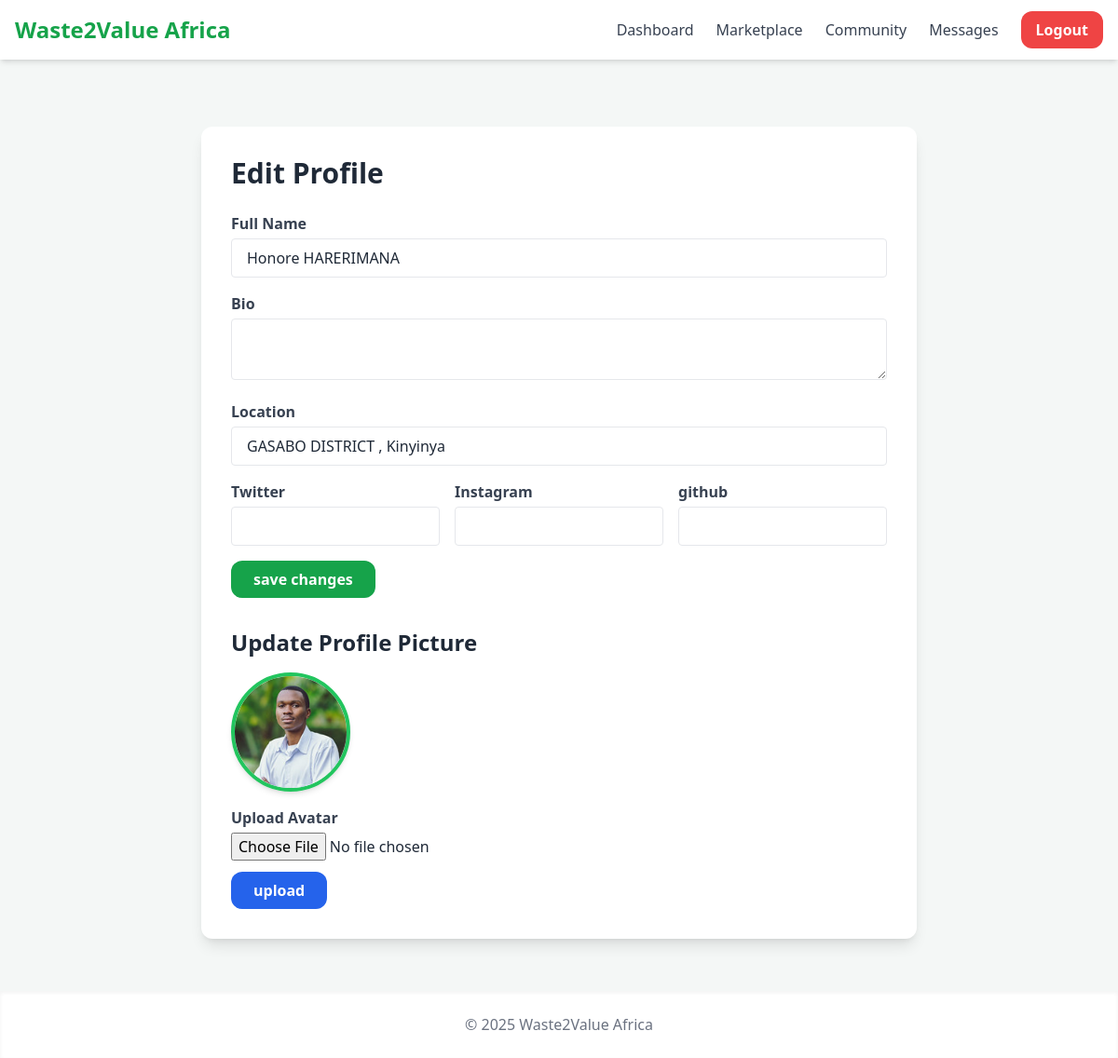
/profile/edit (signed in), run on the app's committed database.
### models.py (models this page shows, shortened)
class TimestampMixin:
    created_at = db.Column(db.DateTime, default=datetime.utcnow, index=True)
    updated_at = db.Column(db.DateTime, default=datetime.utcnow, onupdate=datetime.utcnow)

class SoftDeleteMixin:
    is_deleted = db.Column(db.Boolean, default=False, index=True)

class User(db.Model, UserMixin, TimestampMixin, SoftDeleteMixin):
    __tablename__ = "users"
    id = db.Column(db.Integer, primary_key=True)
    username = db.Column(db.String(80), nullable=False, unique=True, index=True)
    email = db.Column(db.String(255), nullable=False, unique=True, index=True)
    _password = db.Column("password", db.String(255), nullable=False)
    role = db.Column(db.Enum(RoleEnum), nullable=False, default=RoleEnum.consumer, index=True)
    is_verified = db.Column(db.Boolean, default=False, index=True)
    full_name = db.Column(db.String(120), nullable=True)
    bio = db.Column(db.Text, nullable=True)
    location = db.Column(db.String(150), nullable=True, index=True)
    avatar_url = db.Column(db.String(512), nullable=True, default="/static/images/default-avatar.png")
    twitter = db.Column(db.String(255), nullable=True)
    instagram = db.Column(db.String(255), nullable=True)
    github = db.Column(db.String(255), nullable=True)
    last_seen = db.Column(db.DateTime, default=datetime.utcnow)
    avatar_url_filename = db.Column(db.String(255), nullable=True)
    updated_at = db.Column(db.DateTime, nullable=True)
    listings = db.relationship(
        "Listing",
        back_populates="owner",
        lazy="dynamic",
        cascade="all, delete-orphan"
    )
    posts = db.relationship(
        "Post",
        back_populates="author",
        lazy="dynamic",
        cascade="all, delete-orphan"
    )
    comments = db.relationship("Comment", back_populates="author", lazy="dynamic", cascade="all, delete-orphan")
    post_upvotes = db.relationship("PostUpvote", back_populates="user", lazy="dynamic", cascade="all, delete-orphan")
    notifications = db.relationship("Notification", back_populates="user", lazy="dynamic", cascade="all, delete-orphan")
    sent_messages = db.relationship("Message", back_populates="sender", lazy="dynamic", cascade="all, delete-orphan")
    conversations = db.relationship(
        "Conversation",
        secondary="conversation_participants",
        back_populates="participants",
        lazy="subquery"
    )

### routes_profile.py (the view, shortened to what this page needs)
@profile_bp.route('/profile/edit',methods=['GET','POST'])
@login_required
def edit_profile():
    form = EditProfileForm(obj=current_user)
    avatar_form = AvatarUploadForm()
    return render_template(
        "edit_profile.html",
        user=current_user,
        form=form,
        avatar_form=avatar_form
    )

### forms.py
class EditProfileForm(FlaskForm):
    full_name= StringField('Full Name', validators=[Length(max=120)])
    bio= TextAreaField('Bio', validators=[Length(max=500)])
    location= StringField('Location', validators=[Length(max=120)])
    twitter = StringField("Twitter", validators=[Optional(), URL(), Length(max=255)])
    instagram = StringField("Instagram", validators=[Optional(), URL(), Length(max=255)])
    github= StringField("github", validators=[Optional(), URL(), Length(max=255)])
    submit= SubmitField('save changes')

class AvatarUploadForm(FlaskForm):
    avatar= FileField(
        'Upload Avatar',
        validators=[FileRequired(), FileAllowed(ALLOWED_EXT,'Images only(jpg,jpeg,png,webp)')]
    )
    submit= SubmitField('upload')

### routes_auth.py (called while the page is built)
@login_manager.user_loader
def load_user(user_id):
    return User.query.get(int(user_id))

### templates/edit_profile.html (shortened to what this page needs)
{% extends "base.html" %}
{% block content %}
<div class="max-w-3xl mx-auto mt-8 bg-white p-8 rounded-xl shadow-lg">
    <h1 class="text-3xl font-bold mb-6 text-gray-800">Edit Profile</h1>
    <form method="POST" class="space-y-4">
        <div>
            {{ form.full_name.label(class="block font-semibold text-gray-700 mb-1") }}
            {{ form.full_name(class="w-full border rounded px-4 py-2 focus:outline-none focus:ring-2 focus:ring-green-500") }}
        </div>
        <div>
            {{ form.bio.label(class="block font-semibold text-gray-700 mb-1") }}
            {{ form.bio(class="w-full border rounded px-4 py-2 focus:outline-none focus:ring-2 focus:ring-green-500") }}
        </div>
        <div>
            {{ form.location.label(class="block font-semibold text-gray-700 mb-1") }}
            {{ form.location(class="w-full border rounded px-4 py-2 focus:outline-none focus:ring-2 focus:ring-green-500") }}
        </div>
        <div class="grid grid-cols-1 md:grid-cols-3 gap-4">
            <div>
                {{ form.twitter.label(class="block font-semibold text-gray-700 mb-1") }}
                {{ form.twitter(class="w-full border rounded px-4 py-2 focus:outline-none focus:ring-2 focus:ring-green-500") }}
            </div>
            <div>
                {{ form.instagram.label(class="block font-semibold text-gray-700 mb-1") }}
                {{ form.instagram(class="w-full border rounded px-4 py-2 focus:outline-none focus:ring-2 focus:ring-green-500") }}
            </div>
            <div>
                {{ form.github.label(class="block font-semibold text-gray-700 mb-1") }}
                {{ form.github(class="w-full border rounded px-4 py-2 focus:outline-none focus:ring-2 focus:ring-green-500") }}
            </div>
        </div>
        {{ form.submit(class="bg-green-600 text-white px-6 py-2 rounded-xl hover:bg-green-700 transition font-semibold") }}
    </form>
    <div class="mt-8">
        <h2 class="text-2xl font-bold mb-4 text-gray-800">Update Profile Picture</h2>
        <div class="mb-4">
            <img src="{% if user.avatar_url_filename %}
                        {{ url_for('static', filename='uploads/avatars/' ~ user.avatar_url_filename) }}?v={{ user.updated_at.timestamp() if user.updated_at else 0 }}
                     {% else %}
                        {{ url_for('static', filename='uploads/avatars/default.png') }}
                     {% endif %}"
                 alt="{{ user.username }}"
                 class="w-32 h-32 rounded-full object-cover mb-3 border-4 border-green-500 shadow-md">
        </div>
        <form method="POST" action="{{ url_for('profile.upload_avatar') }}" enctype="multipart/form-data">
            <div class="mb-3">
                {{ avatar_form.avatar.label(class="block font-semibold text-gray-700 mb-1") }}
                {{ avatar_form.avatar(class="w-full") }}
            </div>
            {{ avatar_form.submit(class="bg-blue-600 text-white px-6 py-2 rounded-xl hover:bg-blue-700 transition font-semibold") }}
        </form>
    </div>
</div>
{% endblock %}

### templates/base.html (style rules this page uses)
body { background-color: #f4f7f6; }

### data on the page
User: full_name "Honore HARERIMANA", location "GASABO DISTRICT , Kinyinya", avatar_url_filename (picture)

### other printed values
{{ current_year if current_year else '2025' }} "2025"
